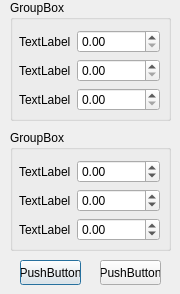
<?xml version="1.0" encoding="UTF-8"?>
<ui version="4.0">
 <class>Dialog</class>
 <widget class="QDialog" name="Dialog">
  <property name="geometry">
   <rect>
    <x>0</x>
    <y>0</y>
    <width>180</width>
    <height>294</height>
   </rect>
  </property>
  <property name="font">
   <font>
    <pointsize>9</pointsize>
   </font>
  </property>
  <property name="windowTitle">
   <string>Dialog</string>
  </property>
  <widget class="QGroupBox" name="groupBox">
   <property name="geometry">
    <rect>
     <x>10</x>
     <y>0</y>
     <width>161</width>
     <height>121</height>
    </rect>
   </property>
   <property name="title">
    <string>GroupBox</string>
   </property>
   <widget class="QWidget" name="formLayoutWidget">
    <property name="geometry">
     <rect>
      <x>9</x>
      <y>30</y>
      <width>141</width>
      <height>86</height>
     </rect>
    </property>
    <layout class="QFormLayout" name="formLayout">
     <item row="0" column="0">
      <widget class="QLabel" name="label">
       <property name="text">
        <string>TextLabel</string>
       </property>
      </widget>
     </item>
     <item row="0" column="1">
      <widget class="QDoubleSpinBox" name="doubleSpinBox">
       <property name="maximum">
        <double>300.000000000000000</double>
       </property>
      </widget>
     </item>
     <item row="1" column="0">
      <widget class="QLabel" name="label_2">
       <property name="text">
        <string>TextLabel</string>
       </property>
      </widget>
     </item>
     <item row="2" column="0">
      <widget class="QLabel" name="label_3">
       <property name="text">
        <string>TextLabel</string>
       </property>
      </widget>
     </item>
     <item row="1" column="1">
      <widget class="QDoubleSpinBox" name="doubleSpinBox_2">
       <property name="maximum">
        <double>300.000000000000000</double>
       </property>
      </widget>
     </item>
     <item row="2" column="1">
      <widget class="QDoubleSpinBox" name="doubleSpinBox_3">
       <property name="maximum">
        <double>300.000000000000000</double>
       </property>
      </widget>
     </item>
    </layout>
   </widget>
  </widget>
  <widget class="QGroupBox" name="groupBox_2">
   <property name="geometry">
    <rect>
     <x>10</x>
     <y>130</y>
     <width>161</width>
     <height>121</height>
    </rect>
   </property>
   <property name="title">
    <string>GroupBox</string>
   </property>
   <widget class="QWidget" name="formLayoutWidget_2">
    <property name="geometry">
     <rect>
      <x>9</x>
      <y>30</y>
      <width>141</width>
      <height>86</height>
     </rect>
    </property>
    <layout class="QFormLayout" name="formLayout_2">
     <item row="0" column="0">
      <widget class="QLabel" name="label_4">
       <property name="text">
        <string>TextLabel</string>
       </property>
      </widget>
     </item>
     <item row="0" column="1">
      <widget class="QDoubleSpinBox" name="doubleSpinBox_4">
       <property name="minimum">
        <double>-300.000000000000000</double>
       </property>
       <property name="maximum">
        <double>300.000000000000000</double>
       </property>
      </widget>
     </item>
     <item row="1" column="0">
      <widget class="QLabel" name="label_5">
       <property name="text">
        <string>TextLabel</string>
       </property>
      </widget>
     </item>
     <item row="2" column="0">
      <widget class="QLabel" name="label_6">
       <property name="text">
        <string>TextLabel</string>
       </property>
      </widget>
     </item>
     <item row="1" column="1">
      <widget class="QDoubleSpinBox" name="doubleSpinBox_5">
       <property name="minimum">
        <double>-300.000000000000000</double>
       </property>
       <property name="maximum">
        <double>300.000000000000000</double>
       </property>
      </widget>
     </item>
     <item row="2" column="1">
      <widget class="QDoubleSpinBox" name="doubleSpinBox_6">
       <property name="minimum">
        <double>-300.000000000000000</double>
       </property>
       <property name="maximum">
        <double>300.000000000000000</double>
       </property>
      </widget>
     </item>
    </layout>
   </widget>
  </widget>
  <widget class="QPushButton" name="pushButton">
   <property name="geometry">
    <rect>
     <x>20</x>
     <y>260</y>
     <width>61</width>
     <height>25</height>
    </rect>
   </property>
   <property name="text">
    <string>PushButton</string>
   </property>
  </widget>
  <widget class="QPushButton" name="pushButton_2">
   <property name="geometry">
    <rect>
     <x>100</x>
     <y>260</y>
     <width>61</width>
     <height>25</height>
    </rect>
   </property>
   <property name="text">
    <string>PushButton</string>
   </property>
  </widget>
 </widget>
 <resources/>
 <connections/>
</ui>
